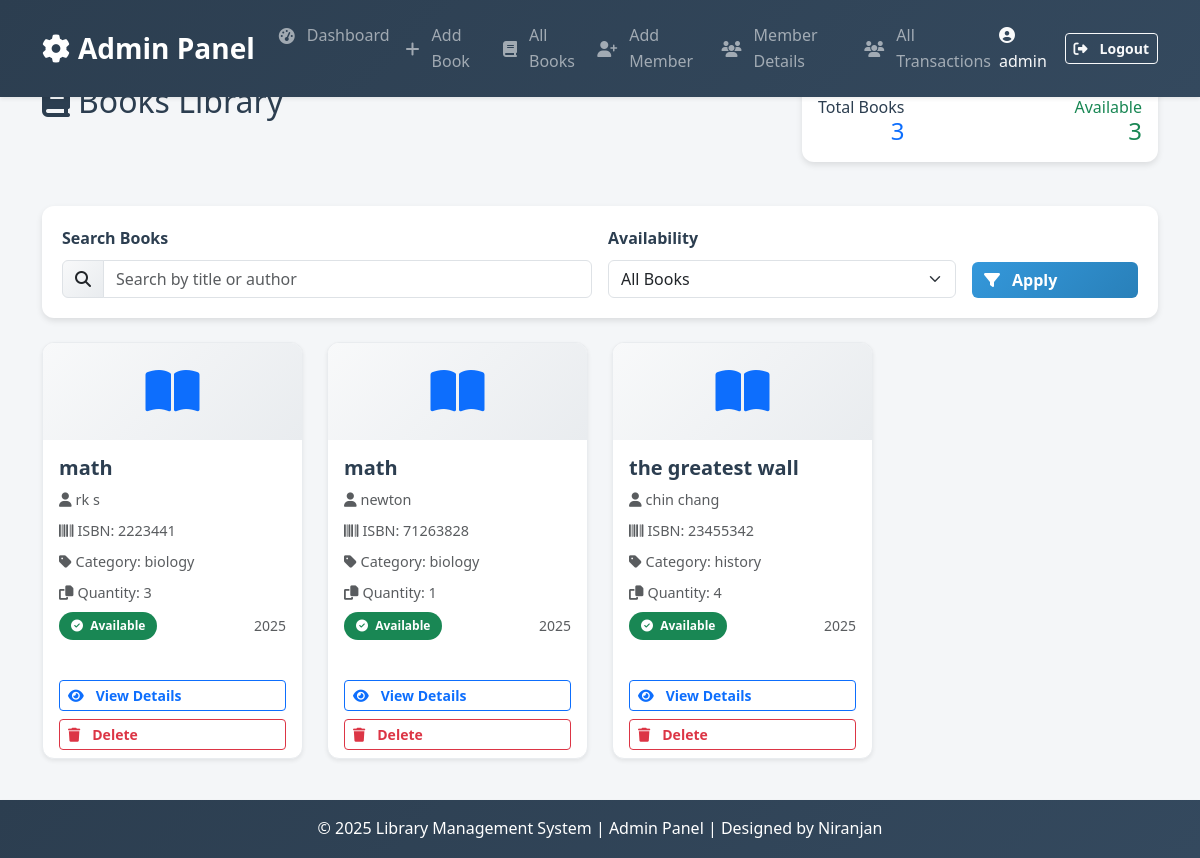
The app's page /books/ (signed in) with its own data.
### books/models.py (models this page shows, shortened)
class Book(models.Model):
    title = models.CharField(max_length=200)
    author = models.CharField(max_length=100)
    isbn = models.CharField(max_length=13, unique=True)
    category = models.CharField(max_length=100, blank=True)
    quantity = models.PositiveIntegerField(default=1)
    description = models.TextField(blank=True)
    published_date = models.DateField()
    availability_status = models.BooleanField(default=True)
    created_at = models.DateTimeField(auto_now_add=True)
    updated_at = models.DateTimeField(auto_now=True)
    class Meta:
        ordering = ['title']

### books/views.py (the view)
# urls.py: path('', book_list, name='book_list'),
@login_required
def book_list(request):
    books = Book.objects.all()
    search_query = request.GET.get('search', '')
    if search_query:
        books = books.filter(
            Q(title__icontains=search_query) |
            Q(author__icontains=search_query)
        )
    availability_filter = request.GET.get('availability', '')
    if availability_filter == 'available':
        books = books.filter(availability_status=True)
    elif availability_filter == 'unavailable':
        books = books.filter(availability_status=False)
    available_count = books.filter(availability_status=True).count()
    context = {
        'books': books,
        'available_count': available_count,
        'search_query': search_query,
        'availability_filter': availability_filter,
        'is_staff': request.user.is_staff,
    }
    return render(request, 'books/books_list.html', context)

### templates/books/books_list.html (shortened to what this page needs)
{% extends is_staff|yesno:"admin_base.html,base.html" %}
{% block content %}
<div class="row mb-4">
    <div class="col-md-8">
        <h2 class="mb-4"><i class="fas fa-book me-2"></i>Books Library</h2>
    </div>
    <div class="col-md-4 text-end">
        <div class="dashboard-card p-3">
            <div class="d-flex justify-content-between align-items-center">
                <div>
                    <h6 class="mb-0">Total Books</h6>
                    <h4 class="mb-0 text-primary">{{ books|length }}</h4>
                </div>
                <div class="text-success">
                    <h6 class="mb-0">Available</h6>
                    <h4 class="mb-0">{{ available_count }}</h4>
                </div>
            </div>
        </div>
    </div>
</div>
<div class="dashboard-card mb-4">
    <form method="GET" action="{% url 'book_list' %}" class="row g-3 align-items-end">
        <div class="col-md-6">
            <label class="form-label">Search Books</label>
            <div class="input-group">
                <span class="input-group-text"><i class="fas fa-search"></i></span>
                <input type="text" name="search" class="form-control" placeholder="Search by title or author" value="{{ search_query }}">
            </div>
        </div>
        <div class="col-md-4">
            <label class="form-label">Availability</label>
            <select name="availability" class="form-select">
                <option value="">All Books</option>
            </select>
        </div>
        <div class="col-md-2">
            <button type="submit" class="btn btn-primary w-100">
                <i class="fas fa-filter me-1"></i>Apply
            </button>
        </div>
    </form>
</div>
{% if books %}
<div class="row row-cols-1 row-cols-md-2 row-cols-lg-3 row-cols-xl-4 g-4">
    {% for book in books %}
    <div class="col">
        <div class="card h-100 book-card shadow-sm">
            <div class="card-header bg-transparent border-0 text-center py-4">
                <i class="fas fa-book-open fa-3x text-primary"></i>
            </div>
            <div class="card-body">
                <h5 class="card-title text-truncate">{{ book.title }}</h5>
                <p class="card-text text-muted mb-2">
                    <i class="fas fa-user me-1"></i>{{ book.author }}
                </p>
                <p class="card-text small text-muted mb-2">
                    <i class="fas fa-barcode me-1"></i>ISBN: {{ book.isbn }}
                </p>
                <p class="card-text small text-muted mb-2">
                    <i class="fas fa-tag me-1"></i>Category: {{ book.category|default:"Not specified" }}
                </p>
                <p class="card-text small text-muted mb-2">
                    <i class="fas fa-copy me-1"></i>Quantity: {{ book.quantity }}
                </p>
                <div class="d-flex justify-content-between align-items-center mb-3">
                    <span class="badge {% if book.availability_status %}bg-success{% else %}bg-danger{% endif %}">
                        <i class="fas {% if book.availability_status %}fa-check-circle{% else %}fa-times-circle{% endif %} me-1"></i>
                        {% if book.availability_status %}Available{% else %}Unavailable{% endif %}
                    </span>
                    <small class="text-muted">{{ book.published_date|date:"Y" }}</small>
                </div>
            </div>
            <div class="card-footer bg-transparent border-0">
                <div class="d-grid gap-2">
                    <a href="{% url 'book_detail' book.id %}" class="btn btn-outline-primary btn-sm">
                        <i class="fas fa-eye me-1"></i>View Details
                    </a>
                    {% if is_staff %}
                    <a href="{% url 'delete_book' book.id %}" class="btn btn-outline-danger btn-sm">
                        <i class="fas fa-trash me-1"></i>Delete
                    </a>
                    {% endif %}
                </div>
            </div>
        </div>
    </div>
    {% endfor %}
</div>
{% else %}
<div class="text-center py-5">
    <i class="fas fa-book-open fa-4x text-muted mb-3"></i>
    <h4 class="text-muted">No books found</h4>
    <p class="text-muted">Try adjusting your search criteria or add new books to the library.</p>
</div>
{% endif %}
{% endblock %}

### templates/admin_base.html (shortened to what this page needs)
<!DOCTYPE html>
<html lang="en">
<head>
    {% load static %}
    <link href="https://cdn.jsdelivr.net/npm/bootstrap@5.3.2/dist/css/bootstrap.min.css" rel="stylesheet">
    <link rel="stylesheet" href="https://cdnjs.cloudflare.com/ajax/libs/font-awesome/6.4.0/css/all.min.css">
    <link rel="stylesheet" href="{% static 'css/dashboard.css' %}">
    <link rel="stylesheet" href="{% static 'css/styles.css' %}">
</head>
<body>
    <nav class="navbar navbar-expand-lg navbar-dark bg-primary fixed-top shadow-sm">
        <div class="container-fluid">
            {% if is_staff %}
            <a class="navbar-brand fw-bold fs-3" href="{% url 'admin_dashboard' %}">
                <i class="fas fa-cog me-2"></i>Admin Panel
            </a>
            {% endif %}
            <div class="collapse navbar-collapse" id="adminNavbar">
                <ul class="navbar-nav me-auto mb-2 mb-lg-0">
                    {% if is_staff %}
                    <li class="nav-item">
                        <a class="nav-link" href="{% url 'admin_dashboard' %}">
                            <i class="fas fa-tachometer-alt me-1"></i>Dashboard
                        </a>
                    </li>
                    <li class="nav-item">
                        <a class="nav-link" href="{% url 'add_book' %}">
                            <i class="fas fa-plus me-1"></i>Add Book
                        </a>
                    </li>
                    <li class="nav-item">
                        <a class="nav-link" href="{% url 'book_list' %}">
                            <i class="fas fa-book me-1"></i>All Books
                        </a>
                    </li>
                    <li class="nav-item">
                        <a class="nav-link" href="{% url 'add_member' %}">
                            <i class="fas fa-user-plus me-1"></i>Add Member
                        </a>
                    </li>
                    <li class="nav-item">
                        <a class="nav-link" href="{% url 'member_list' %}">
                            <i class="fas fa-users me-1"></i>Member Details
                        </a>
                    </li>
                    <li class="nav-item">
                        <a class="nav-link" href="{% url 'transaction_history' %}">
                            <i class="fas fa-users me-1"></i>All Transactions
                        </a>
                    </li>
                    {% endif %}
                </ul>
                <div class="d-flex align-items-center">
                    {% if is_staff %}
                    <span class="text-light me-3 d-none d-md-block">
                        <i class="fas fa-user-circle me-1"></i> {{ user.username }}
                    </span>
                    <a href="{% url 'logout' %}" class="btn btn-outline-light btn-sm">
                        <i class="fas fa-sign-out-alt me-1"></i>Logout
                    </a>
                    {% endif %}
                </div>
            </div>
        </div>
    </nav>
    <main class="main-content d-flex flex-column min-vh-100">
        <div class="container-fluid mt-5 pt-4 flex-grow-1">
            {% block content %}{% endblock %}
        </div>
    </main>
    <footer class="footer text-center mt-auto py-3 bg-light shadow-sm">
        <p class="mb-0">&copy; 2025 Library Management System | Admin Panel | Designed by Niranjan</p>
    </footer>
</body>
</html>

### static/css/dashboard.css (style rules this page uses)
* { margin: 0; padding: 0; box-sizing: border-box; font-family: "Segoe UI", sans-serif; }
.navbar { background: #2c3e50; color: white; padding: 15px 30px; display: flex; justify-content: space-between; align-items: center; }
.main-content { padding: 30px; background: #f4f6f8; min-height: calc(100vh - 120px); }
.dashboard-card { background: white; padding: 20px; border-radius: 12px; box-shadow: 0 3px 6px rgba(0,0,0,0.1); margin-bottom: 20px; }
.footer { background: #2c3e50; color: white; text-align: center; padding: 15px; margin-top: auto; width: 100%; position: sticky; bottom: 0; z-index: 10; }

### static/css/styles.css (style rules this page uses)
* { margin: 0; padding: 0; box-sizing: border-box; }
body { font-family: 'Segoe UI', Tahoma, Geneva, Verdana, sans-serif; line-height: 1.6; color: #2c3e50; background-color: #f8f9fa; display: flex; flex-direction: column; min-height: 100vh; overflow-x: hidden; }
.navbar-dark { background: linear-gradient(135deg, #2c3e50 0%, #34495e 100%) !important; box-shadow: 0 4px 20px rgba(0,0,0,0.15); backdrop-filter: blur(10px); }
.navbar-brand { font-weight: 800; font-size: 1.8rem; }
.navbar-nav .nav-link { padding: 0.5rem 1rem; border-radius: 8px; transition: all 0.3s ease; display: flex; align-items: center; gap: 0.5rem; }
.card { border: none; box-shadow: 0 20px 40px rgba(0,0,0,0.1); }
.card-header { background: linear-gradient(135deg, #2c3e50, #3498db); color: white; border: none; }
.form-label { font-weight: 600; color: #2c3e50; }
.input-group-text { background: #f8f9fa; border-color: #dee2e6; }
.btn { font-weight: 600; transition: all 0.3s ease; display: inline-flex; align-items: center; gap: 0.5rem; }
.btn-primary { background: linear-gradient(135deg, #3498db, #2980b9); border: none; }
.main-content { padding-top: 10px; min-height: calc(100vh - 120px); }
.footer { background: linear-gradient(135deg, #2c3e50 0%, #34495e 100%); color: white; padding: 1.5rem; margin-top: auto; box-shadow: 0 -2px 10px rgba(0,0,0,0.1); }
.book-card { transition: all 0.3s ease; border: 1px solid #e9ecef; border-radius: 12px; overflow: hidden; }
.book-card .card-header { background: linear-gradient(135deg, #f8f9fa, #e9ecef); border-bottom: 1px solid #dee2e6; }
.book-card .card-title { font-weight: 600; color: #2c3e50; margin-bottom: 0.5rem; }
.book-card .card-text { font-size: 0.9rem; }
.book-card .badge { font-size: 0.75rem; padding: 0.5rem 0.75rem; border-radius: 20px; }
.book-card .btn { transition: all 0.3s ease; }
.input-group-text { background: linear-gradient(135deg, #f8f9fa, #e9ecef); border-color: #dee2e6; }
a, button, .nav-link, .form-control, .btn { transition: all 0.3s ease; }

### records on screen
Book: title "math", author "rk s", isbn "2223441", category "biology", quantity "3", availability_status True (drawn), published_date "2025"
Book: title "math", author "newton", isbn "71263828", category "biology", quantity "1", availability_status True (drawn), published_date "2025"
Book: title "the greatest wall", author "chin chang", isbn "23455342", category "history", quantity "4", availability_status True (drawn), published_date "2025"

### other values on screen
{{ user.username }} "admin"
{{ books|length }} "3"
{{ available_count }} "3"
